Frame 1 (no input): blank canvas, image omitted
Frame 60 (no input): blank canvas, image omitted
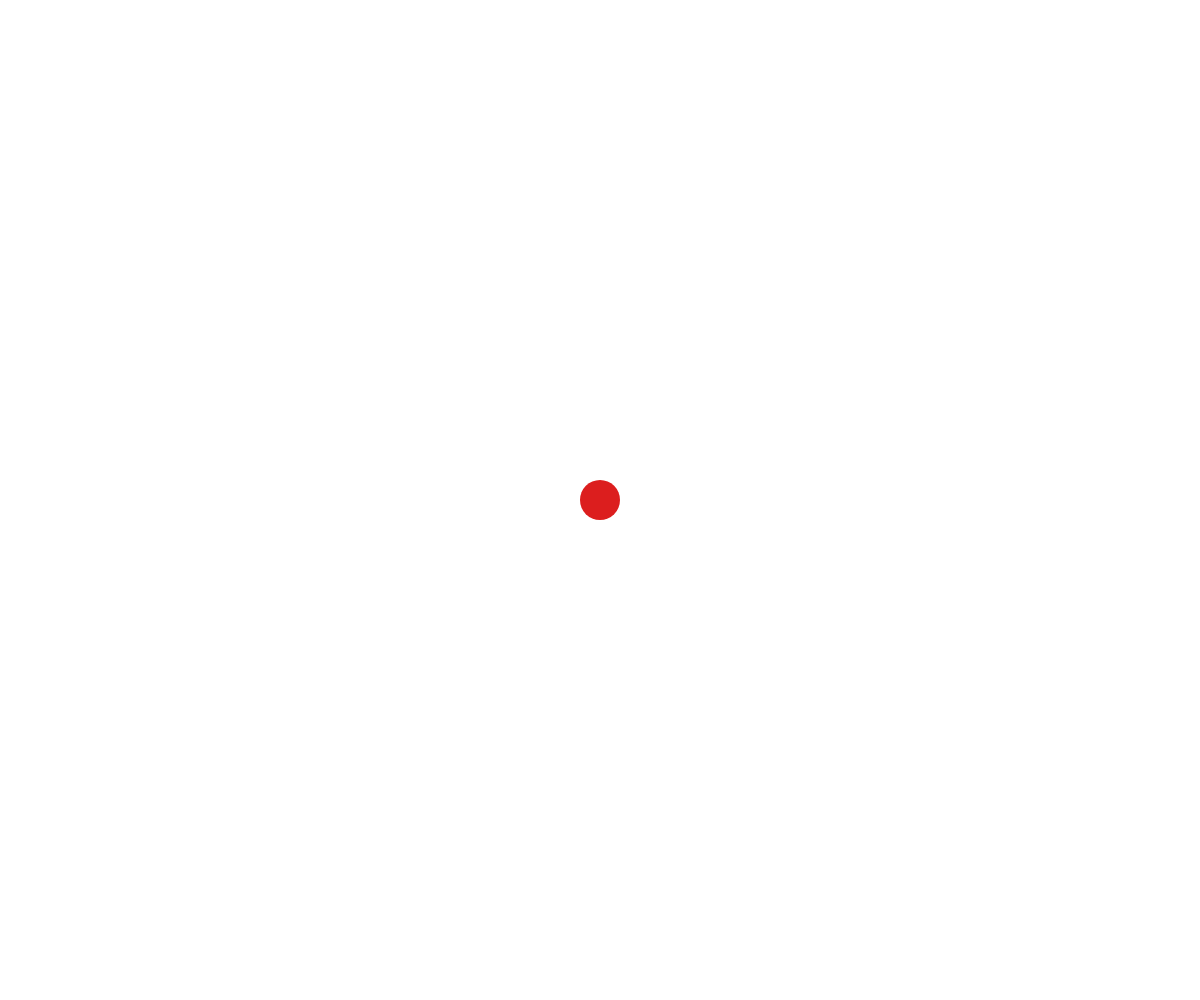
Frame 120 (the mouse pressed at the canvas centre since frame 60)

The p5.js sketch whose frames 1 and 60 were blank and that drew this single picture after the mouse press (run headless with seeded random() and noise() and a simulated clock; from frame 60 on, the mouse is pressed at the canvas centre):

// p5.js sketch
// ── sketch.js
function setup() {
  createCanvas(windowWidth, windowHeight);
  background(255);
  noStroke();
  fill(220, 30, 30);
}

function draw() {}

function mousePressed() {
  circle(mouseX, mouseY, 40);
}

function windowResized() {
  resizeCanvas(windowWidth, windowHeight);
  background(255);
}
